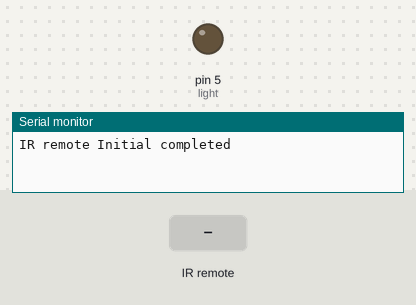
This sketch was run on a simulated Arduino Uno, built with avr-gcc and run on an emulated ATmega328P. Shown: output pins drawn as LEDs (lit = HIGH), the last lines printed to the serial monitor. Dashed ring = blinking. Inputs (shaded band) come from the test bench.

Above: at 2.8 s.
2.9 s: infrared code 0xFFA25D received
At 4.4 s:
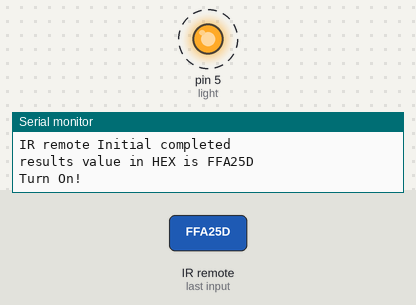
8.0 s: infrared code 0xFFE01F received
Timing chart, 0 to 19.5 s (numbered marks = the images above; inputs shaded):
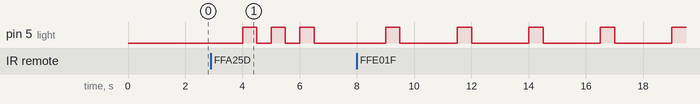

Measured:
- after the input at 2.9 s, pin 5 (light): alternates HIGH for 0.50 s and LOW for 0.50 s, 6 changes in all, then stays LOW, starting after 1.1 s

The sketch:

receiver.ino
```cpp
#include <IRremote.h>
int light=5 ;
int RECV_PIN = 6;
IRrecv irrecv(RECV_PIN);
decode_results results;

void setup(){
  Serial.begin(9600);
  irrecv.enableIRIn();
  irrecv.blink13(true);
  pinMode(RECV_PIN, INPUT);
  pinMode(light, OUTPUT);
  Serial.println("IR remote Initial completed");
}

void loop(){
  //IrSender.sendNEC(0xAE6AE573,32);

  if (irrecv.decode(&results)){
        Serial.print("results value in HEX is ");
        Serial.println(results.value, HEX);
        irrecv.resume();
  }
  if(results.value == 0xFFA25D){  //如果按下遙控器的特定鍵，就顯示訊息！
        Serial.println("Turn On!");//亮三下
        digitalWrite(5, HIGH);
        delay(500);
        digitalWrite(5, LOW);
        delay(500);
        digitalWrite(5, HIGH);
        delay(500);
        digitalWrite(5, LOW);
        delay(500);
        digitalWrite(5, HIGH);
        delay(500);
        digitalWrite(5, LOW);
        delay(500);
  }
  else if(results.value == 0xFF){
        Serial.println("Turn off!");//快速亮兩下
        digitalWrite(5, HIGH);
        delay(200);
        digitalWrite(5, LOW);
        delay(200);
        digitalWrite(5, HIGH);
        delay(200);
        digitalWrite(5, LOW);
        delay(200);
  }


  else if(results.value == 0xFFE01F){

        Serial.println("temperture up!");
        digitalWrite(5, HIGH);         //正常亮暗
        delay(500);
        digitalWrite(5, LOW);
  }
  else if(results.value == 0xFF12345){

        Serial.println("tempurture down!");
        digitalWrite(5, HIGH);            //正常亮暗
        delay(500);
        digitalWrite(5, LOW);
  }
  else
    digitalWrite(5, LOW);
  delay(2000);
}
```
